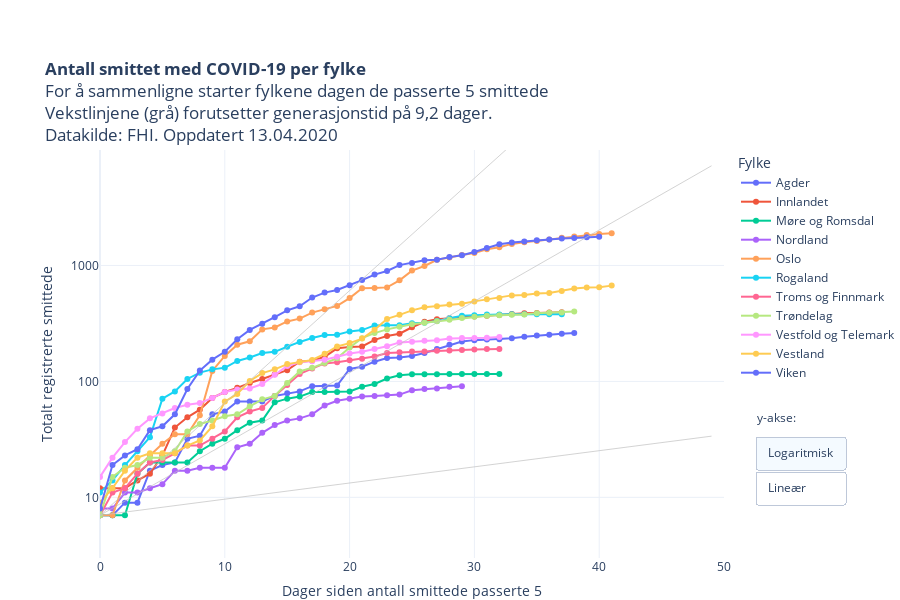

The notebook cell this image was saved under:
### Code cell
import plotly.graph_objects as go

kategori = [i for i in restart["Fylke"].unique()]
kategori.sort()

fig = px.scatter(restart, 
                 x="level_1", 
                 y="value", 
                 color="Fylke",
                 hover_name="Fylke",
                 hover_data=["RHF", "variable", "value"],
                 #animation_frame="variable",
                 #animation_group="RHF",
                 log_y=True,
                 height=600,
                 #category_orders={"Fylke": kategori}, 
                 #color_discrete_sequence=colorlist,
                 template = "plotly_white",
                 range_y=[3,9900],
                 range_x=[0,50],
                 title = "<b>Antall smittet med COVID-19 per fylke</b><br>For å sammenligne starter fylkene dagen de passerte 5 smittede<br>Vekstlinjene (grå) forutsetter generasjonstid på 9,2 dager.<br>Datakilde: FHI. Oppdatert "+datetime.today().strftime('%d.%m.%Y'),
                 labels = {"level_1": "Dager siden antall smittede passerte 5", "variable": "Dato", "value": "Totalt registrerte smittede"}    
                )


fig.update_traces(mode="markers+lines")


fig.add_trace(go.Scatter(x=np.arange(50), 
                        y=np.fv(((1.3-1)/9.2),np.arange(50),0,-7, when="begin"), 
                        mode='lines',
                        name="R<sub>t</sub>=1,3",
                        hoverinfo="name",
                        showlegend=False,
                        line=dict(
                            color="rgba(192,192,192,0.7)",
                            width=1
                               )))

fig.add_trace(go.Scatter(x=np.arange(50), 
                        y=np.fv(((2.4-1)/9.2),np.arange(50),0,-7, when="begin"), 
                        mode='lines',
                        name="R<sub>t</sub>=2,4",
                        hoverinfo="name",
                        showlegend=False,
                        line=dict(
                            color="rgba(192,192,192,0.7)",
                            width=1
                               )))

fig.add_trace(go.Scatter(x=np.arange(50), 
                        y=np.fv(((3.3-1)/9.2),np.arange(40),0,-7, when="begin"), 
                        mode='lines',
                        name="R<sub>t</sub>=3,3",
                        showlegend=False,
                        hoverinfo="name",
                        line=dict(
                            color="rgba(192,192,192,0.7)",
                            width=1
                               )))

    
fig.update_layout(
    updatemenus = list([
    dict(type="buttons", 
         #direction="left", 
         active=0,
         buttons=list([
            dict(label='Logaritmisk',
                 method='update',
                 args=[{'visible': [True]},
                       {'yaxis': {'type': 'log',
                                  "title": "Totalt registrerte smittede (log)",
                                  #"range":[0,9900],
                                  "nticks":4}}]),
            dict(label='Lineær',
                 method='update',
                 args=[{'visible': [True]},
                       {'yaxis': {'type': 'linear',
                                  "title": "Totalt registrerte smittede",
                                  "range":[0,2000]}}])
            ]),
            showactive=True,
            x=1.05,
            xanchor="left",
            y=0.3,
            yanchor="top"
        )
    ]))


fig.update_yaxes(nticks=4)

fig.update_layout(autosize=True,
    margin=dict(l=100, r=100, t=150, b=0),
    paper_bgcolor='rgba(0, 0, 0, 0)',
    annotations=[dict(text="y-akse:", showarrow=False, x=1.05, xanchor="left", yanchor="top", y=0.37, yref="paper", xref="paper", align="left")]),
    #plot_bgcolor='rgb(248, 248, 255),'
    

py.plot(fig, filename='COVID19_antall_per_fylke.html', auto_open=False)
fig.show()

### Figure 1 — Plotly figure (JSON) as saved in the notebook; plotly's stock layout.template omitted (floating-point values rounded to 4 significant figures)
{"data": [{"customdata": [["Helse Sør-Øst", "05 Mar", 7], ["Helse Sør-Øst", "06 Mar", 7], ["Helse Sør-Øst", "07 Mar", 9], ["Helse Sør-Øst", "08 Mar", 9], ["Helse Sør-Øst", "09 Mar", 17], ["Helse Sør-Øst", "10 Mar", 19], ["Helse Sør-Øst", "11 Mar", 20], ["Helse Sør-Øst", "12 Mar", 32], ["Helse Sør-Øst", "13 Mar", 34], ["Helse Sør-Øst", "14 Mar", 52], ["Helse Sør-Øst", "15 Mar", 55], ["Helse Sør-Øst", "16 Mar", 67], ["Helse Sør-Øst", "17 Mar", 67], ["Helse Sør-Øst", "18 Mar", 67], ["Helse Sør-Øst", "19 Mar", 75], ["Helse Sør-Øst", "20 Mar", 79], ["Helse Sør-Øst", "21 Mar", 82], ["Helse Sør-Øst", "22 Mar", 91], ["Helse Sør-Øst", "23 Mar", 91], ["Helse Sør-Øst", "24 Mar", 92], ["Helse Sør-Øst", "25 Mar", 128], ["Helse Sør-Øst", "26 Mar", 134], ["Helse Sør-Øst", "27 Mar", 148], ["Helse Sør-Øst", "28 Mar", 159], ["Helse Sør-Øst", "29 Mar", 161], ["Helse Sør-Øst", "30 Mar", 166], ["Helse Sør-Øst", "31 Mar", 176], ["Helse Sør-Øst", "01 Apr", 190], ["Helse Sør-Øst", "02 Apr", 207], ["Helse Sør-Øst", "03 Apr", 221], ["Helse Sør-Øst", "04 Apr", 227], ["Helse Sør-Øst", "05 Apr", 230], ["Helse Sør-Øst", "06 Apr", 231], ["Helse Sør-Øst", "07 Apr", 236], ["Helse Sør-Øst", "08 Apr", 243], ["Helse Sør-Øst", "09 Apr", 249], ["Helse Sør-Øst", "10 Apr", 253], ["Helse Sør-Øst", "11 Apr", 258], ["Helse Sør-Øst", "12 Apr", 261]], "hoverlabel": {"namelength": 0}, "hovertemplate": "<b>%{hovertext}</b><br><br>Fylke=Agder<br>Dager siden antall smittede passerte 5=%{x}<br>Totalt registrerte smittede=%{customdata[2]}<br>RHF=%{customdata[0]}<br>Dato=%{customdata[1]}", "hovertext": ["Agder", "Agder", "Agder", "Agder", "Agder", "Agder", "Agder", "Agder", "Agder", "Agder", "Agder", "Agder", "Agder", "Agder", "Agder", "Agder", "Agder", "Agder", "Agder", "Agder", "Agder", "Agder", "Agder", "Agder", "Agder", "Agder", "Agder", "Agder", "Agder", "Agder", "Agder", "Agder", "Agder", "Agder", "Agder", "Agder", "Agder", "Agder", "Agder"], "legendgroup": "Agder", "marker": {"color": "#636efa", "symbol": "circle"}, "mode": "markers+lines", "name": "Agder", "showlegend": true, "type": "scatter", "x": [0, 1, 2, 3, 4, 5, 6, 7, 8, 9, 10, 11, 12, 13, 14, 15, 16, 17, 18, 19, 20, 21, 22, 23, 24, 25, 26, 27, 28, 29, 30, 31, 32, 33, 34, 35, 36, 37, 38], "xaxis": "x", "y": [7, 7, 9, 9, 17, 19, 20, 32, 34, 52, 55, 67, 67, 67, 75, 79, 82, 91, 91, 92, 128, 134, 148, 159, 161, 166, 176, 190, 207, 221, 227, 230, 231, 236, 243, 249, 253, 258, 261], "yaxis": "y"}, {"customdata": [["Helse Sør-Øst", "06 Mar", 12], ["Helse Sør-Øst", "07 Mar", 12], ["Helse Sør-Øst", "08 Mar", 12], ["Helse Sør-Øst", "09 Mar", 14], ["Helse Sør-Øst", "10 Mar", 16], ["Helse Sør-Øst", "11 Mar", 23], ["Helse Sør-Øst", "12 Mar", 40], ["Helse Sør-Øst", "13 Mar", 49], ["Helse Sør-Øst", "14 Mar", 57], ["Helse Sør-Øst", "15 Mar", 72], ["Helse Sør-Øst", "16 Mar", 81], ["Helse Sør-Øst", "17 Mar", 88], ["Helse Sør-Øst", "18 Mar", 97], ["Helse Sør-Øst", "19 Mar", 105], ["Helse Sør-Øst", "20 Mar", 115], ["Helse Sør-Øst", "21 Mar", 125], ["Helse Sør-Øst", "22 Mar", 148], ["Helse Sør-Øst", "23 Mar", 151], ["Helse Sør-Øst", "24 Mar", 163], ["Helse Sør-Øst", "25 Mar", 193], ["Helse Sør-Øst", "26 Mar", 198], ["Helse Sør-Øst", "27 Mar", 200], ["Helse Sør-Øst", "28 Mar", 228], ["Helse Sør-Øst", "29 Mar", 246], ["Helse Sør-Øst", "30 Mar", 258], ["Helse Sør-Øst", "31 Mar", 293], ["Helse Sør-Øst", "01 Apr", 327], ["Helse Sør-Øst", "02 Apr", 344], ["Helse Sør-Øst", "03 Apr", 350], ["Helse Sør-Øst", "04 Apr", 360], ["Helse Sør-Øst", "05 Apr", 362], ["Helse Sør-Øst", "06 Apr", 369], ["Helse Sør-Øst", "07 Apr", 373], ["Helse Sør-Øst", "08 Apr", 381], ["Helse Sør-Øst", "09 Apr", 387], ["Helse Sør-Øst", "10 Apr", 389], ["Helse Sør-Øst", "11 Apr", 392], ["Helse Sør-Øst", "12 Apr", 395]], "hoverlabel": {"namelength": 0}, "hovertemplate": "<b>%{hovertext}</b><br><br>Fylke=Innlandet<br>Dager siden antall smittede passerte 5=%{x}<br>Totalt registrerte smittede=%{customdata[2]}<br>RHF=%{customdata[0]}<br>Dato=%{customdata[1]}", "hovertext": ["Innlandet", "Innlandet", "Innlandet", "Innlandet", "Innlandet", "Innlandet", "Innlandet", "Innlandet", "Innlandet", "Innlandet", "Innlandet", "Innlandet", "Innlandet", "Innlandet", "Innlandet", "Innlandet", "Innlandet", "Innlandet", "Innlandet", "Innlandet", "Innlandet", "Innlandet", "Innlandet", "Innlandet", "Innlandet", "Innlandet", "Innlandet", "Innlandet", "Innlandet", "Innlandet", "Innlandet", "Innlandet", "Innlandet", "Innlandet", "Innlandet", "Innlandet", "Innlandet", "Innlandet"], "legendgroup": "Innlandet", "marker": {"color": "#EF553B", "symbol": "circle"}, "mode": "markers+lines", "name": "Innlandet", "showlegend": true, "type": "scatter", "x": [0, 1, 2, 3, 4, 5, 6, 7, 8, 9, 10, 11, 12, 13, 14, 15, 16, 17, 18, 19, 20, 21, 22, 23, 24, 25, 26, 27, 28, 29, 30, 31, 32, 33, 34, 35, 36, 37], "xaxis": "x", "y": [12, 12, 12, 14, 16, 23, 40, 49, 57, 72, 81, 88, 97, 105, 115, 125, 148, 151, 163, 193, 198, 200, 228, 246, 258, 293, 327, 344, 350, 360, 362, 369, 373, 381, 387, 389, 392, 395], "yaxis": "y"}, {"customdata": [["Helse Midt-Norge", "11 Mar", 7], ["Helse Midt-Norge", "12 Mar", 7], ["Helse Midt-Norge", "13 Mar", 7], ["Helse Midt-Norge", "14 Mar", 16], ["Helse Midt-Norge", "15 Mar", 20], ["Helse Midt-Norge", "16 Mar", 20], ["Helse Midt-Norge", "17 Mar", 20], ["Helse Midt-Norge", "18 Mar", 20], ["Helse Midt-Norge", "19 Mar", 25], ["Helse Midt-Norge", "20 Mar", 29], ["Helse Midt-Norge", "21 Mar", 32], ["Helse Midt-Norge", "22 Mar", 38], ["Helse Midt-Norge", "23 Mar", 44], ["Helse Midt-Norge", "24 Mar", 46], ["Helse Midt-Norge", "25 Mar", 66], ["Helse Midt-Norge", "26 Mar", 71], ["Helse Midt-Norge", "27 Mar", 74], ["Helse Midt-Norge", "28 Mar", 81], ["Helse Midt-Norge", "29 Mar", 81], ["Helse Midt-Norge", "30 Mar", 81], ["Helse Midt-Norge", "31 Mar", 82], ["Helse Midt-Norge", "01 Apr", 90], ["Helse Midt-Norge", "02 Apr", 95], ["Helse Midt-Norge", "03 Apr", 106], ["Helse Midt-Norge", "04 Apr", 113], ["Helse Midt-Norge", "05 Apr", 115], ["Helse Midt-Norge", "06 Apr", 115], ["Helse Midt-Norge", "07 Apr", 115], ["Helse Midt-Norge", "08 Apr", 116], ["Helse Midt-Norge", "09 Apr", 116], ["Helse Midt-Norge", "10 Apr", 116], ["Helse Midt-Norge", "11 Apr", 116], ["Helse Midt-Norge", "12 Apr", 116]], "hoverlabel": {"namelength": 0}, "hovertemplate": "<b>%{hovertext}</b><br><br>Fylke=Møre og Romsdal<br>Dager siden antall smittede passerte 5=%{x}<br>Totalt registrerte smittede=%{customdata[2]}<br>RHF=%{customdata[0]}<br>Dato=%{customdata[1]}", "hovertext": ["Møre og Romsdal", "Møre og Romsdal", "Møre og Romsdal", "Møre og Romsdal", "Møre og Romsdal", "Møre og Romsdal", "Møre og Romsdal", "Møre og Romsdal", "Møre og Romsdal", "Møre og Romsdal", "Møre og Romsdal", "Møre og Romsdal", "Møre og Romsdal", "Møre og Romsdal", "Møre og Romsdal", "Møre og Romsdal", "Møre og Romsdal", "Møre og Romsdal", "Møre og Romsdal", "Møre og Romsdal", "Møre og Romsdal", "Møre og Romsdal", "Møre og Romsdal", "Møre og Romsdal", "Møre og Romsdal", "Møre og Romsdal", "Møre og Romsdal", "Møre og Romsdal", "Møre og Romsdal", "Møre og Romsdal", "Møre og Romsdal", "Møre og Romsdal", "Møre og Romsdal"], "legendgroup": "Møre og Romsdal", "marker": {"color": "#00cc96", "symbol": "circle"}, "mode": "markers+lines", "name": "Møre og Romsdal", "showlegend": true, "type": "scatter", "x": [0, 1, 2, 3, 4, 5, 6, 7, 8, 9, 10, 11, 12, 13, 14, 15, 16, 17, 18, 19, 20, 21, 22, 23, 24, 25, 26, 27, 28, 29, 30, 31, 32], "xaxis": "x", "y": [7, 7, 7, 16, 20, 20, 20, 20, 25, 29, 32, 38, 44, 46, 66, 71, 74, 81, 81, 81, 82, 90, 95, 106, 113, 115, 115, 115, 116, 116, 116, 116, 116], "yaxis": "y"}, {"customdata": [["Helse Nord", "14 Mar", 8], ["Helse Nord", "15 Mar", 8], ["Helse Nord", "16 Mar", 11], ["Helse Nord", "17 Mar", 11], ["Helse Nord", "18 Mar", 12], ["Helse Nord", "19 Mar", 13], ["Helse Nord", "20 Mar", 17], ["Helse Nord", "21 Mar", 17], ["Helse Nord", "22 Mar", 18], ["Helse Nord", "23 Mar", 18], ["Helse Nord", "24 Mar", 18], ["Helse Nord", "25 Mar", 27], ["Helse Nord", "26 Mar", 29], ["Helse Nord", "27 Mar", 36], ["Helse Nord", "28 Mar", 42], ["Helse Nord", "29 Mar", 46], ["Helse Nord", "30 Mar", 48], ["Helse Nord", "31 Mar", 52], ["Helse Nord", "01 Apr", 62], ["Helse Nord", "02 Apr", 68], ["Helse Nord", "03 Apr", 71], ["Helse Nord", "04 Apr", 74], ["Helse Nord", "05 Apr", 75], ["Helse Nord", "06 Apr", 76], ["Helse Nord", "07 Apr", 77], ["Helse Nord", "08 Apr", 84], ["Helse Nord", "09 Apr", 86], ["Helse Nord", "10 Apr", 87], ["Helse Nord", "11 Apr", 90], ["Helse Nord", "12 Apr", 91]], "hoverlabel": {"namelength": 0}, "hovertemplate": "<b>%{hovertext}</b><br><br>Fylke=Nordland<br>Dager siden antall smittede passerte 5=%{x}<br>Totalt registrerte smittede=%{customdata[2]}<br>RHF=%{customdata[0]}<br>Dato=%{customdata[1]}", "hovertext": ["Nordland", "Nordland", "Nordland", "Nordland", "Nordland", "Nordland", "Nordland", "Nordland", "Nordland", "Nordland", "Nordland", "Nordland", "Nordland", "Nordland", "Nordland", "Nordland", "Nordland", "Nordland", "Nordland", "Nordland", "Nordland", "Nordland", "Nordland", "Nordland", "Nordland", "Nordland", "Nordland", "Nordland", "Nordland", "Nordland"], "legendgroup": "Nordland", "marker": {"color": "#ab63fa", "symbol": "circle"}, "mode": "markers+lines", "name": "Nordland", "showlegend": true, "type": "scatter", "x": [0, 1, 2, 3, 4, 5, 6, 7, 8, 9, 10, 11, 12, 13, 14, 15, 16, 17, 18, 19, 20, 21, 22, 23, 24, 25, 26, 27, 28, 29], "xaxis": "x", "y": [8, 8, 11, 11, 12, 13, 17, 17, 18, 18, 18, 27, 29, 36, 42, 46, 48, 52, 62, 68, 71, 74, 75, 76, 77, 84, 86, 87, 90, 91], "yaxis": "y"}, {"customdata": [["Helse Sør-Øst", "02 Mar", 7], ["Helse Sør-Øst", "03 Mar", 7], ["Helse Sør-Øst", "04 Mar", 14], ["Helse Sør-Øst", "05 Mar", 18], ["Helse Sør-Øst", "06 Mar", 23], ["Helse Sør-Øst", "07 Mar", 29], ["Helse Sør-Øst", "08 Mar", 35], ["Helse Sør-Øst", "09 Mar", 35], ["Helse Sør-Øst", "10 Mar", 51], ["Helse Sør-Øst", "11 Mar", 123], ["Helse Sør-Øst", "12 Mar", 166], ["Helse Sør-Øst", "13 Mar", 207], ["Helse Sør-Øst", "14 Mar", 222], ["Helse Sør-Øst", "15 Mar", 281], ["Helse Sør-Øst", "16 Mar", 292], ["Helse Sør-Øst", "17 Mar", 329], ["Helse Sør-Øst", "18 Mar", 348], ["Helse Sør-Øst", "19 Mar", 392], ["Helse Sør-Øst", "20 Mar", 419], ["Helse Sør-Øst", "21 Mar", 448], ["Helse Sør-Øst", "22 Mar", 523], ["Helse Sør-Øst", "23 Mar", 636], ["Helse Sør-Øst", "24 Mar", 640], ["Helse Sør-Øst", "25 Mar", 647], ["Helse Sør-Øst", "26 Mar", 744], ["Helse Sør-Øst", "27 Mar", 903], ["Helse Sør-Øst", "28 Mar", 989], ["Helse Sør-Øst", "29 Mar", 1118], ["Helse Sør-Øst", "30 Mar", 1169], ["Helse Sør-Øst", "31 Mar", 1233], ["Helse Sør-Øst", "01 Apr", 1281], ["Helse Sør-Øst", "02 Apr", 1379], ["Helse Sør-Øst", "03 Apr", 1438], ["Helse Sør-Øst", "04 Apr", 1534], ["Helse Sør-Øst", "05 Apr", 1582], ["Helse Sør-Øst", "06 Apr", 1626], ["Helse Sør-Øst", "07 Apr", 1673], ["Helse Sør-Øst", "08 Apr", 1730], ["Helse Sør-Øst", "09 Apr", 1780], ["Helse Sør-Øst", "10 Apr", 1827], ["Helse Sør-Øst", "11 Apr", 1866], ["Helse Sør-Øst", "12 Apr", 1893]], "hoverlabel": {"namelength": 0}, "hovertemplate": "<b>%{hovertext}</b><br><br>Fylke=Oslo<br>Dager siden antall smittede passerte 5=%{x}<br>Totalt registrerte smittede=%{customdata[2]}<br>RHF=%{customdata[0]}<br>Dato=%{customdata[1]}", "hovertext": ["Oslo", "Oslo", "Oslo", "Oslo", "Oslo", "Oslo", "Oslo", "Oslo", "Oslo", "Oslo", "Oslo", "Oslo", "Oslo", "Oslo", "Oslo", "Oslo", "Oslo", "Oslo", "Oslo", "Oslo", "Oslo", "Oslo", "Oslo", "Oslo", "Oslo", "Oslo", "Oslo", "Oslo", "Oslo", "Oslo", "Oslo", "Oslo", "Oslo", "Oslo", "Oslo", "Oslo", "Oslo", "Oslo", "Oslo", "Oslo", "Oslo", "Oslo"], "legendgroup": "Oslo", "marker": {"color": "#FFA15A", "symbol": "circle"}, "mode": "markers+lines", "name": "Oslo", "showlegend": true, "type": "scatter", "x": [0, 1, 2, 3, 4, 5, 6, 7, 8, 9, 10, 11, 12, 13, 14, 15, 16, 17, 18, 19, 20, 21, 22, 23, 24, 25, 26, 27, 28, 29, 30, 31, 32, 33, 34, 35, 36, 37, 38, 39, 40, 41], "xaxis": "x", "y": [7, 7, 14, 18, 23, 29, 35, 35, 51, 123, 166, 207, 222, 281, 292, 329, 348, 392, 419, 448, 523, 636, 640, 647, 744, 903, 989, 1118, 1169, 1233, 1281, 1379, 1438, 1534, 1582, 1626, 1673, 1730, 1780, 1827, 1866, 1893], "yaxis": "y"}, {"customdata": [["Helse Vest", "06 Mar", 11], ["Helse Vest", "07 Mar", 14], ["Helse Vest", "08 Mar", 19], ["Helse Vest", "09 Mar", 25], ["Helse Vest", "10 Mar", 33], ["Helse Vest", "11 Mar", 71], ["Helse Vest", "12 Mar", 82], ["Helse Vest", "13 Mar", 105], ["Helse Vest", "14 Mar", 119], ["Helse Vest", "15 Mar", 127], ["Helse Vest", "16 Mar", 131], ["Helse Vest", "17 Mar", 150], ["Helse Vest", "18 Mar", 161], ["Helse Vest", "19 Mar", 176], ["Helse Vest", "20 Mar", 180], ["Helse Vest", "21 Mar", 199], ["Helse Vest", "22 Mar", 219], ["Helse Vest", "23 Mar", 237], ["Helse Vest", "24 Mar", 251], ["Helse Vest", "25 Mar", 253], ["Helse Vest", "26 Mar", 270], ["Helse Vest", "27 Mar", 277], ["Helse Vest", "28 Mar", 304], ["Helse Vest", "29 Mar", 305], ["Helse Vest", "30 Mar", 305], ["Helse Vest", "31 Mar", 317], ["Helse Vest", "01 Apr", 321], ["Helse Vest", "02 Apr", 332], ["Helse Vest", "03 Apr", 351], ["Helse Vest", "04 Apr", 368], ["Helse Vest", "05 Apr", 372], ["Helse Vest", "06 Apr", 377], ["Helse Vest", "07 Apr", 378], ["Helse Vest", "08 Apr", 379], ["Helse Vest", "09 Apr", 379], ["Helse Vest", "10 Apr", 379], ["Helse Vest", "11 Apr", 379], ["Helse Vest", "12 Apr", 380]], "hoverlabel": {"namelength": 0}, "hovertemplate": "<b>%{hovertext}</b><br><br>Fylke=Rogaland<br>Dager siden antall smittede passerte 5=%{x}<br>Totalt registrerte smittede=%{customdata[2]}<br>RHF=%{customdata[0]}<br>Dato=%{customdata[1]}", "hovertext": ["Rogaland", "Rogaland", "Rogaland", "Rogaland", "Rogaland", "Rogaland", "Rogaland", "Rogaland", "Rogaland", "Rogaland", "Rogaland", "Rogaland", "Rogaland", "Rogaland", "Rogaland", "Rogaland", "Rogaland", "Rogaland", "Rogaland", "Rogaland", "Rogaland", "Rogaland", "Rogaland", "Rogaland", "Rogaland", "Rogaland", "Rogaland", "Rogaland", "Rogaland", "Rogaland", "Rogaland", "Rogaland", "Rogaland", "Rogaland", "Rogaland", "Rogaland", "Rogaland", "Rogaland"], "legendgroup": "Rogaland", "marker": {"color": "#19d3f3", "symbol": "circle"}, "mode": "markers+lines", "name": "Rogaland", "showlegend": true, "type": "scatter", "x": [0, 1, 2, 3, 4, 5, 6, 7, 8, 9, 10, 11, 12, 13, 14, 15, 16, 17, 18, 19, 20, 21, 22, 23, 24, 25, 26, 27, 28, 29, 30, 31, 32, 33, 34, 35, 36, 37], "xaxis": "x", "y": [11, 14, 19, 25, 33, 71, 82, 105, 119, 127, 131, 150, 161, 176, 180, 199, 219, 237, 251, 253, 270, 277, 304, 305, 305, 317, 321, 332, 351, 368, 372, 377, 378, 379, 379, 379, 379, 380], "yaxis": "y"}, {"customdata": [["Helse Nord", "11 Mar", 7], ["Helse Nord", "12 Mar", 11], ["Helse Nord", "13 Mar", 12], ["Helse Nord", "14 Mar", 16], ["Helse Nord", "15 Mar", 20], ["Helse Nord", "16 Mar", 21], ["Helse Nord", "17 Mar", 24], ["Helse Nord", "18 Mar", 28], ["Helse Nord", "19 Mar", 28], ["Helse Nord", "20 Mar", 32], ["Helse Nord", "21 Mar", 37], ["Helse Nord", "22 Mar", 49], ["Helse Nord", "23 Mar", 55], ["Helse Nord", "24 Mar", 59], ["Helse Nord", "25 Mar", 75], ["Helse Nord", "26 Mar", 93], ["Helse Nord", "27 Mar", 116], ["Helse Nord", "28 Mar", 129], ["Helse Nord", "29 Mar", 143], ["Helse Nord", "30 Mar", 146], ["Helse Nord", "31 Mar", 152], ["Helse Nord", "01 Apr", 157], ["Helse Nord", "02 Apr", 164], ["Helse Nord", "03 Apr", 176], ["Helse Nord", "04 Apr", 178], ["Helse Nord", "05 Apr", 181], ["Helse Nord", "06 Apr", 181], ["Helse Nord", "07 Apr", 184], ["Helse Nord", "08 Apr", 185], ["Helse Nord", "09 Apr", 187], ["Helse Nord", "10 Apr", 188], ["Helse Nord", "11 Apr", 190], ["Helse Nord", "12 Apr", 190]], "hoverlabel": {"namelength": 0}, "hovertemplate": "<b>%{hovertext}</b><br><br>Fylke=Troms og Finnmark<br>Dager siden antall smittede passerte 5=%{x}<br>Totalt registrerte smittede=%{customdata[2]}<br>RHF=%{customdata[0]}<br>Dato=%{customdata[1]}", "hovertext": ["Troms og Finnmark", "Troms og Finnmark", "Troms og Finnmark", "Troms og Finnmark", "Troms og Finnmark", "Troms og Finnmark", "Troms og Finnmark", "Troms og Finnmark", "Troms og Finnmark", "Troms og Finnmark", "Troms og Finnmark", "Troms og Finnmark", "Troms og Finnmark", "Troms og Finnmark", "Troms og Finnmark", "Troms og Finnmark", "Troms og Finnmark", "Troms og Finnmark", "Troms og Finnmark", "Troms og Finnmark", "Troms og Finnmark", "Troms og Finnmark", "Troms og Finnmark", "Troms og Finnmark", "Troms og Finnmark", "Troms og Finnmark", "Troms og Finnmark", "Troms og Finnmark", "Troms og Finnmark", "Troms og Finnmark", "Troms og Finnmark", "Troms og Finnmark", "Troms og Finnmark"], "legendgroup": "Troms og Finnmark", "marker": {"color": "#FF6692", "symbol": "circle"}, "mode": "markers+lines", "name": "Troms og Finnmark", "showlegend": true, "type": "scatter", "x": [0, 1, 2, 3, 4, 5, 6, 7, 8, 9, 10, 11, 12, 13, 14, 15, 16, 17, 18, 19, 20, 21, 22, 23, 24, 25, 26, 27, 28, 29, 30, 31, 32], "xaxis": "x", "y": [7, 11, 12, 16, 20, 21, 24, 28, 28, 32, 37, 49, 55, 59, 75, 93, 116, 129, 143, 146, 152, 157, 164, 176, 178, 181, 181, 184, 185, 187, 188, 190, 190], "yaxis": "y"}, {"customdata": [["Helse Midt-Norge", "05 Mar", 7], ["Helse Midt-Norge", "06 Mar", 15], ["Helse Midt-Norge", "07 Mar", 18], ["Helse Midt-Norge", "08 Mar", 19], ["Helse Midt-Norge", "09 Mar", 22], ["Helse Midt-Norge", "10 Mar", 22], ["Helse Midt-Norge", "11 Mar", 25], ["Helse Midt-Norge", "12 Mar", 37], ["Helse Midt-Norge", "13 Mar", 43], ["Helse Midt-Norge", "14 Mar", 46], ["Helse Midt-Norge", "15 Mar", 50], ["Helse Midt-Norge", "16 Mar", 52], ["Helse Midt-Norge", "17 Mar", 61], ["Helse Midt-Norge", "18 Mar", 70], ["Helse Midt-Norge", "19 Mar", 75], ["Helse Midt-Norge", "20 Mar", 97], ["Helse Midt-Norge", "21 Mar", 122], ["Helse Midt-Norge", "22 Mar", 131], ["Helse Midt-Norge", "23 Mar", 144], ["Helse Midt-Norge", "24 Mar", 158], ["Helse Midt-Norge", "25 Mar", 196], ["Helse Midt-Norge", "26 Mar", 236], ["Helse Midt-Norge", "27 Mar", 261], ["Helse Midt-Norge", "28 Mar", 281], ["Helse Midt-Norge", "29 Mar", 296], ["Helse Midt-Norge", "30 Mar", 311], ["Helse Midt-Norge", "31 Mar", 320], ["Helse Midt-Norge", "01 Apr", 330], ["Helse Midt-Norge", "02 Apr", 340], ["Helse Midt-Norge", "03 Apr", 352], ["Helse Midt-Norge", "04 Apr", 361], ["Helse Midt-Norge", "05 Apr", 369], ["Helse Midt-Norge", "06 Apr", 372], ["Helse Midt-Norge", "07 Apr", 375], ["Helse Midt-Norge", "08 Apr", 377], ["Helse Midt-Norge", "09 Apr", 388], ["Helse Midt-Norge", "10 Apr", 391], ["Helse Midt-Norge", "11 Apr", 393], ["Helse Midt-Norge", "12 Apr", 400]], "hoverlabel": {"namelength": 0}, "hovertemplate": "<b>%{hovertext}</b><br><br>Fylke=Trøndelag<br>Dager siden antall smittede passerte 5=%{x}<br>Totalt registrerte smittede=%{customdata[2]}<br>RHF=%{customdata[0]}<br>Dato=%{customdata[1]}", "hovertext": ["Trøndelag", "Trøndelag", "Trøndelag", "Trøndelag", "Trøndelag", "Trøndelag", "Trøndelag", "Trøndelag", "Trøndelag", "Trøndelag", "Trøndelag", "Trøndelag", "Trøndelag", "Trøndelag", "Trøndelag", "Trøndelag", "Trøndelag", "Trøndelag", "Trøndelag", "Trøndelag", "Trøndelag", "Trøndelag", "Trøndelag", "Trøndelag", "Trøndelag", "Trøndelag", "Trøndelag", "Trøndelag", "Trøndelag", "Trøndelag", "Trøndelag", "Trøndelag", "Trøndelag", "Trøndelag", "Trøndelag", "Trøndelag", "Trøndelag", "Trøndelag", "Trøndelag"], "legendgroup": "Trøndelag", "marker": {"color": "#B6E880", "symbol": "circle"}, "mode": "markers+lines", "name": "Trøndelag", "showlegend": true, "type": "scatter", "x": [0, 1, 2, 3, 4, 5, 6, 7, 8, 9, 10, 11, 12, 13, 14, 15, 16, 17, 18, 19, 20, 21, 22, 23, 24, 25, 26, 27, 28, 29, 30, 31, 32, 33, 34, 35, 36, 37, 38], "xaxis": "x", "y": [7, 15, 18, 19, 22, 22, 25, 37, 43, 46, 50, 52, 61, 70, 75, 97, 122, 131, 144, 158, 196, 236, 261, 281, 296, 311, 320, 330, 340, 352, 361, 369, 372, 375, 377, 388, 391, 393, 400], "yaxis": "y"}, {"customdata": [["Helse Sør-Øst", "11 Mar", 15], ["Helse Sør-Øst", "12 Mar", 22], ["Helse Sør-Øst", "13 Mar", 30], ["Helse Sør-Øst", "14 Mar", 39], ["Helse Sør-Øst", "15 Mar", 48], ["Helse Sør-Øst", "16 Mar", 53], ["Helse Sør-Øst", "17 Mar", 59], ["Helse Sør-Øst", "18 Mar", 63], ["Helse Sør-Øst", "19 Mar", 65], ["Helse Sør-Øst", "20 Mar", 72], ["Helse Sør-Øst", "21 Mar", 81], ["Helse Sør-Øst", "22 Mar", 85], ["Helse Sør-Øst", "23 Mar", 87], ["Helse Sør-Øst", "24 Mar", 95], ["Helse Sør-Øst", "25 Mar", 114], ["Helse Sør-Øst", "26 Mar", 136], ["Helse Sør-Øst", "27 Mar", 146], ["Helse Sør-Øst", "28 Mar", 149], ["Helse Sør-Øst", "29 Mar", 154], ["Helse Sør-Øst", "30 Mar", 163], ["Helse Sør-Øst", "31 Mar", 174], ["Helse Sør-Øst", "01 Apr", 180], ["Helse Sør-Øst", "02 Apr", 190], ["Helse Sør-Øst", "03 Apr", 201], ["Helse Sør-Øst", "04 Apr", 217], ["Helse Sør-Øst", "05 Apr", 220], ["Helse Sør-Øst", "06 Apr", 224], ["Helse Sør-Øst", "07 Apr", 226], ["Helse Sør-Øst", "08 Apr", 234], ["Helse Sør-Øst", "09 Apr", 237], ["Helse Sør-Øst", "10 Apr", 237], ["Helse Sør-Øst", "11 Apr", 238], ["Helse Sør-Øst", "12 Apr", 241]], "hoverlabel": {"namelength": 0}, "hovertemplate": "<b>%{hovertext}</b><br><br>Fylke=Vestfold og Telemark<br>Dager siden antall smittede passerte 5=%{x}<br>Totalt registrerte smittede=%{customdata[2]}<br>RHF=%{customdata[0]}<br>Dato=%{customdata[1]}", "hovertext": ["Vestfold og Telemark", "Vestfold og Telemark", "Vestfold og Telemark", "Vestfold og Telemark", "Vestfold og Telemark", "Vestfold og Telemark", "Vestfold og Telemark", "Vestfold og Telemark", "Vestfold og Telemark", "Vestfold og Telemark", "Vestfold og Telemark", "Vestfold og Telemark", "Vestfold og Telemark", "Vestfold og Telemark", "Vestfold og Telemark", "Vestfold og Telemark", "Vestfold og Telemark", "Vestfold og Telemark", "Vestfold og Telemark", "Vestfold og Telemark", "Vestfold og Telemark", "Vestfold og Telemark", "Vestfold og Telemark", "Vestfold og Telemark", "Vestfold og Telemark", "Vestfold og Telemark", "Vestfold og Telemark", "Vestfold og Telemark", "Vestfold og Telemark", "Vestfold og Telemark", "Vestfold og Telemark", "Vestfold og Telemark", "Vestfold og Telemark"], "legendgroup": "Vestfold og Telemark", "marker": {"color": "#FF97FF", "symbol": "circle"}, "mode": "markers+lines", "name": "Vestfold og Telemark", "showlegend": true, "type": "scatter", "x": [0, 1, 2, 3, 4, 5, 6, 7, 8, 9, 10, 11, 12, 13, 14, 15, 16, 17, 18, 19, 20, 21, 22, 23, 24, 25, 26, 27, 28, 29, 30, 31, 32], "xaxis": "x", "y": [15, 22, 30, 39, 48, 53, 59, 63, 65, 72, 81, 85, 87, 95, 114, 136, 146, 149, 154, 163, 174, 180, 190, 201, 217, 220, 224, 226, 234, 237, 237, 238, 241], "yaxis": "y"}, {"customdata": [["Helse Vest", "02 Mar", 9], ["Helse Vest", "03 Mar", 12], ["Helse Vest", "04 Mar", 17], ["Helse Vest", "05 Mar", 22], ["Helse Vest", "06 Mar", 24], ["Helse Vest", "07 Mar", 24], ["Helse Vest", "08 Mar", 24], ["Helse Vest", "09 Mar", 28], ["Helse Vest", "10 Mar", 31], ["Helse Vest", "11 Mar", 41], ["Helse Vest", "12 Mar", 67], ["Helse Vest", "13 Mar", 78], ["Helse Vest", "14 Mar", 101], ["Helse Vest", "15 Mar", 118], ["Helse Vest", "16 Mar", 127], ["Helse Vest", "17 Mar", 141], ["Helse Vest", "18 Mar", 147], ["Helse Vest", "19 Mar", 153], ["Helse Vest", "20 Mar", 173], ["Helse Vest", "21 Mar", 200], ["Helse Vest", "22 Mar", 214], ["Helse Vest", "23 Mar", 234], ["Helse Vest", "24 Mar", 279], ["Helse Vest", "25 Mar", 346], ["Helse Vest", "26 Mar", 375], ["Helse Vest", "27 Mar", 410], ["Helse Vest", "28 Mar", 436], ["Helse Vest", "29 Mar", 445], ["Helse Vest", "30 Mar", 460], ["Helse Vest", "31 Mar", 467], ["Helse Vest", "01 Apr", 490], ["Helse Vest", "02 Apr", 510], ["Helse Vest", "03 Apr", 525], ["Helse Vest", "04 Apr", 552], ["Helse Vest", "05 Apr", 556], ["Helse Vest", "06 Apr", 573], ["Helse Vest", "07 Apr", 578], ["Helse Vest", "08 Apr", 603], ["Helse Vest", "09 Apr", 633], ["Helse Vest", "10 Apr", 646], ["Helse Vest", "11 Apr", 648], ["Helse Vest", "12 Apr", 670]], "hoverlabel": {"namelength": 0}, "hovertemplate": "<b>%{hovertext}</b><br><br>Fylke=Vestland<br>Dager siden antall smittede passerte 5=%{x}<br>Totalt registrerte smittede=%{customdata[2]}<br>RHF=%{customdata[0]}<br>Dato=%{customdata[1]}", "hovertext": ["Vestland", "Vestland", "Vestland", "Vestland", "Vestland", "Vestland", "Vestland", "Vestland", "Vestland", "Vestland", "Vestland", "Vestland", "Vestland", "Vestland", "Vestland", "Vestland", "Vestland", "Vestland", "Vestland", "Vestland", "Vestland", "Vestland", "Vestland", "Vestland", "Vestland", "Vestland", "Vestland", "Vestland", "Vestland", "Vestland", "Vestland", "Vestland", "Vestland", "Vestland", "Vestland", "Vestland", "Vestland", "Vestland", "Vestland", "Vestland", "Vestland", "Vestland"], "legendgroup": "Vestland", "marker": {"color": "#FECB52", "symbol": "circle"}, "mode": "markers+lines", "name": "Vestland", "showlegend": true, "type": "scatter", "x": [0, 1, 2, 3, 4, 5, 6, 7, 8, 9, 10, 11, 12, 13, 14, 15, 16, 17, 18, 19, 20, 21, 22, 23, 24, 25, 26, 27, 28, 29, 30, 31, 32, 33, 34, 35, 36, 37, 38, 39, 40, 41], "xaxis": "x", "y": [9, 12, 17, 22, 24, 24, 24, 28, 31, 41, 67, 78, 101, 118, 127, 141, 147, 153, 173, 200, 214, 234, 279, 346, 375, 410, 436, 445, 460, 467, 490, 510, 525, 552, 556, 573, 578, 603, 633, 646, 648, 670], "yaxis": "y"}, {"customdata": [["Helse Sør-Øst", "03 Mar", 8], ["Helse Sør-Øst", "04 Mar", 19], ["Helse Sør-Øst", "05 Mar", 23], ["Helse Sør-Øst", "06 Mar", 26], ["Helse Sør-Øst", "07 Mar", 38], ["Helse Sør-Øst", "08 Mar", 41], ["Helse Sør-Øst", "09 Mar", 52], ["Helse Sør-Øst", "10 Mar", 86], ["Helse Sør-Øst", "11 Mar", 124], ["Helse Sør-Øst", "12 Mar", 154], ["Helse Sør-Øst", "13 Mar", 180], ["Helse Sør-Øst", "14 Mar", 231], ["Helse Sør-Øst", "15 Mar", 278], ["Helse Sør-Øst", "16 Mar", 314], ["Helse Sør-Øst", "17 Mar", 358], ["Helse Sør-Øst", "18 Mar", 410], ["Helse Sør-Øst", "19 Mar", 445], ["Helse Sør-Øst", "20 Mar", 529], ["Helse Sør-Øst", "21 Mar", 583], ["Helse Sør-Øst", "22 Mar", 615], ["Helse Sør-Øst", "23 Mar", 674], ["Helse Sør-Øst", "24 Mar", 748], ["Helse Sør-Øst", "25 Mar", 834], ["Helse Sør-Øst", "26 Mar", 896], ["Helse Sør-Øst", "27 Mar", 1007], ["Helse Sør-Øst", "28 Mar", 1048], ["Helse Sør-Øst", "29 Mar", 1107], ["Helse Sør-Øst", "30 Mar", 1118], ["Helse Sør-Øst", "31 Mar", 1180], ["Helse Sør-Øst", "01 Apr", 1225], ["Helse Sør-Øst", "02 Apr", 1306], ["Helse Sør-Øst", "03 Apr", 1416], ["Helse Sør-Øst", "04 Apr", 1524], ["Helse Sør-Øst", "05 Apr", 1576], ["Helse Sør-Øst", "06 Apr", 1608], ["Helse Sør-Øst", "07 Apr", 1647], ["Helse Sør-Øst", "08 Apr", 1677], ["Helse Sør-Øst", "09 Apr", 1712], ["Helse Sør-Øst", "10 Apr", 1723], ["Helse Sør-Øst", "11 Apr", 1747], ["Helse Sør-Øst", "12 Apr", 1771]], "hoverlabel": {"namelength": 0}, "hovertemplate": "<b>%{hovertext}</b><br><br>Fylke=Viken<br>Dager siden antall smittede passerte 5=%{x}<br>Totalt registrerte smittede=%{customdata[2]}<br>RHF=%{customdata[0]}<br>Dato=%{customdata[1]}", "hovertext": ["Viken", "Viken", "Viken", "Viken", "Viken", "Viken", "Viken", "Viken", "Viken", "Viken", "Viken", "Viken", "Viken", "Viken", "Viken", "Viken", "Viken", "Viken", "Viken", "Viken", "Viken", "Viken", "Viken", "Viken", "Viken", "Viken", "Viken", "Viken", "Viken", "Viken", "Viken", "Viken", "Viken", "Viken", "Viken", "Viken", "Viken", "Viken", "Viken", "Viken", "Viken"], "legendgroup": "Viken", "marker": {"color": "#636efa", "symbol": "circle"}, "mode": "markers+lines", "name": "Viken", "showlegend": true, "type": "scatter", "x": [0, 1, 2, 3, 4, 5, 6, 7, 8, 9, 10, 11, 12, 13, 14, 15, 16, 17, 18, 19, 20, 21, 22, 23, 24, 25, 26, 27, 28, 29, 30, 31, 32, 33, 34, 35, 36, 37, 38, 39, 40], "xaxis": "x", "y": [8, 19, 23, 26, 38, 41, 52, 86, 124, 154, 180, 231, 278, 314, 358, 410, 445, 529, 583, 615, 674, 748, 834, 896, 1007, 1048, 1107, 1118, 1180, 1225, 1306, 1416, 1524, 1576, 1608, 1647, 1677, 1712, 1723, 1747, 1771], "yaxis": "y"}, {"hoverinfo": "name", "line": {"color": "rgba(192,192,192,0.7)", "width": 1}, "mode": "lines", "name": "R<sub>t</sub>=1,3", "showlegend": false, "type": "scatter", "x": [0, 1, 2, 3, 4, 5, 6, 7, 8, 9, 10, 11, 12, 13, 14, 15, 16, 17, 18, 19, 20, 21, 22, 23, 24, 25, 26, 27, 28, 29, 30, 31, 32, 33, 34, 35, 36, 37, 38, 39, 40, 41, 42, 43, 44, 45, 46, 47, 48, 49], "y": [7, 7.228, 7.464, 7.707, 7.959, 8.218, 8.486, 8.763, 9.049, 9.344, 9.648, 9.963, 10.29, 10.62, 10.97, 11.33, 11.7, 12.08, 12.47, 12.88, 13.3, 13.73, 14.18, 14.64, 15.12, 15.61, 16.12, 16.65, 17.19, 17.75, 18.33, 18.93, 19.55, 20.18, 20.84, 21.52, 22.22, 22.95, 23.7, 24.47, 25.27, 26.09, 26.94, 27.82, 28.73, 29.66, 30.63, 31.63, 32.66, 33.72]}, {"hoverinfo": "name", "line": {"color": "rgba(192,192,192,0.7)", "width": 1}, "mode": "lines", "name": "R<sub>t</sub>=2,4", "showlegend": false, "type": "scatter", "x": [0, 1, 2, 3, 4, 5, 6, 7, 8, 9, 10, 11, 12, 13, 14, 15, 16, 17, 18, 19, 20, 21, 22, 23, 24, 25, 26, 27, 28, 29, 30, 31, 32, 33, 34, 35, 36, 37, 38, 39, 40, 41, 42, 43, 44, 45, 46, 47, 48, 49], "y": [7, 8.065, 9.293, 10.71, 12.34, 14.21, 16.38, 18.87, 21.74, 25.05, 28.86, 33.25, 38.31, 44.14, 50.86, 58.6, 67.51, 77.79, 89.62, 103.3, 119.0, 137.1, 157.9, 182.0, 209.7, 241.6, 278.3, 320.7, 369.5, 425.7, 490.5, 565.1, 651.1, 750.2, 864.4, 995.9, 1147.0, 1322.0, 1523.0, 1755.0, 2022.0, 2330.0, 2684.0, 3093.0, 3564.0, 4106.0, 4731.0, 5451.0, 6280.0, 7236.0]}, {"hoverinfo": "name", "line": {"color": "rgba(192,192,192,0.7)", "width": 1}, "mode": "lines", "name": "R<sub>t</sub>=3,3", "showlegend": false, "type": "scatter", "x": [0, 1, 2, 3, 4, 5, 6, 7, 8, 9, 10, 11, 12, 13, 14, 15, 16, 17, 18, 19, 20, 21, 22, 23, 24, 25, 26, 27, 28, 29, 30, 31, 32, 33, 34, 35, 36, 37, 38, 39, 40, 41, 42, 43, 44, 45, 46, 47, 48, 49], "y": [7, 8.75, 10.94, 13.67, 17.09, 21.36, 26.7, 33.38, 41.72, 52.15, 65.19, 81.49, 101.9, 127.3, 159.2, 199.0, 248.7, 310.9, 388.6, 485.7, 607.2, 758.9, 948.7, 1186.0, 1482.0, 1853.0, 2316.0, 2895.0, 3619.0, 4524.0, 5655.0, 7068.0, 8835.0, 11040.0, 13810.0, 17260.0, 21570.0, 26960.0, 33700.0, 42130.0]}], "layout": {"annotations": [{"align": "left", "showarrow": false, "text": "y-akse:", "x": 1.05, "xanchor": "left", "xref": "paper", "y": 0.37, "yanchor": "top", "yref": "paper"}], "autosize": true, "height": 600, "legend": {"title": {"text": "Fylke"}, "tracegroupgap": 0}, "margin": {"b": 0, "l": 100, "r": 100, "t": 150}, "paper_bgcolor": "rgba(0, 0, 0, 0)", "title": {"text": "<b>Antall smittet med COVID-19 per fylke</b><br>For å sammenligne starter fylkene dagen de passerte 5 smittede<br>Vekstlinjene (grå) forutsetter generasjonstid på 9,2 dager.<br>Datakilde: FHI. Oppdatert 13.04.2020"}, "updatemenus": [{"active": 0, "buttons": [{"args": [{"visible": [true]}, {"yaxis": {"nticks": 4, "title": "Totalt registrerte smittede (log)", "type": "log"}}], "label": "Logaritmisk", "method": "update"}, {"args": [{"visible": [true]}, {"yaxis": {"range": [0, 2000], "title": "Totalt registrerte smittede", "type": "linear"}}], "label": "Lineær", "method": "update"}], "showactive": true, "type": "buttons", "x": 1.05, "xanchor": "left", "y": 0.3, "yanchor": "top"}], "xaxis": {"anchor": "y", "domain": [0, 1], "range": [0, 50], "title": {"text": "Dager siden antall smittede passerte 5"}}, "yaxis": {"anchor": "x", "domain": [0, 1], "nticks": 4, "range": [0.4771, 3.996], "title": {"text": "Totalt registrerte smittede"}, "type": "log"}}}
